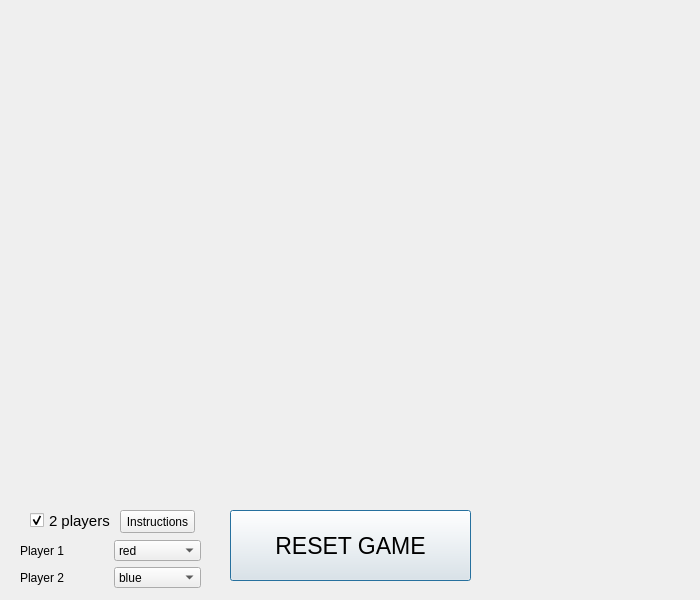
<?xml version="1.0" encoding="UTF-8"?>
<ui version="4.0">
 <class>Dialog</class>
 <widget class="QDialog" name="Dialog">
  <property name="geometry">
   <rect>
    <x>0</x>
    <y>0</y>
    <width>700</width>
    <height>600</height>
   </rect>
  </property>
  <property name="minimumSize">
   <size>
    <width>700</width>
    <height>600</height>
   </size>
  </property>
  <property name="maximumSize">
   <size>
    <width>700</width>
    <height>600</height>
   </size>
  </property>
  <property name="windowTitle">
   <string>Dialog</string>
  </property>
  <widget class="QCheckBox" name="human_ai">
   <property name="geometry">
    <rect>
     <x>30</x>
     <y>500</y>
     <width>101</width>
     <height>41</height>
    </rect>
   </property>
   <property name="font">
    <font>
     <pointsize>11</pointsize>
    </font>
   </property>
   <property name="text">
    <string>2 players</string>
   </property>
   <property name="iconSize">
    <size>
     <width>18</width>
     <height>18</height>
    </size>
   </property>
   <property name="checked">
    <bool>true</bool>
   </property>
  </widget>
  <widget class="QPushButton" name="reset_button">
   <property name="geometry">
    <rect>
     <x>230</x>
     <y>510</y>
     <width>241</width>
     <height>71</height>
    </rect>
   </property>
   <property name="font">
    <font>
     <pointsize>17</pointsize>
    </font>
   </property>
   <property name="text">
    <string>RESET GAME</string>
   </property>
  </widget>
  <widget class="QWidget" name="gridLayoutWidget">
   <property name="geometry">
    <rect>
     <x>10</x>
     <y>20</y>
     <width>681</width>
     <height>471</height>
    </rect>
   </property>
   <layout class="QGridLayout" name="gridLayout"/>
  </widget>
  <widget class="QLabel" name="ai_turn">
   <property name="geometry">
    <rect>
     <x>520</x>
     <y>500</y>
     <width>151</width>
     <height>91</height>
    </rect>
   </property>
   <property name="text">
    <string/>
   </property>
   <property name="pixmap">
    <pixmap>Connect_Four.gif</pixmap>
   </property>
   <property name="scaledContents">
    <bool>true</bool>
   </property>
  </widget>
  <widget class="QPushButton" name="info">
   <property name="geometry">
    <rect>
     <x>120</x>
     <y>510</y>
     <width>75</width>
     <height>23</height>
    </rect>
   </property>
   <property name="text">
    <string>Instructions</string>
   </property>
  </widget>
  <widget class="QWidget" name="">
   <property name="geometry">
    <rect>
     <x>20</x>
     <y>540</y>
     <width>181</width>
     <height>48</height>
    </rect>
   </property>
   <layout class="QGridLayout" name="gridLayout_2">
    <item row="0" column="0">
     <widget class="QLabel" name="p1">
      <property name="text">
       <string>Player 1</string>
      </property>
     </widget>
    </item>
    <item row="0" column="1">
     <widget class="QComboBox" name="p1color">
      <item>
       <property name="text">
        <string>red</string>
       </property>
      </item>
      <item>
       <property name="text">
        <string>black</string>
       </property>
      </item>
      <item>
       <property name="text">
        <string>magenta</string>
       </property>
      </item>
      <item>
       <property name="text">
        <string>green</string>
       </property>
      </item>
     </widget>
    </item>
    <item row="1" column="0">
     <widget class="QLabel" name="p2">
      <property name="text">
       <string>Player 2</string>
      </property>
     </widget>
    </item>
    <item row="1" column="1">
     <widget class="QComboBox" name="p2color">
      <item>
       <property name="text">
        <string>blue</string>
       </property>
      </item>
      <item>
       <property name="text">
        <string>purple</string>
       </property>
      </item>
      <item>
       <property name="text">
        <string>yellow</string>
       </property>
      </item>
      <item>
       <property name="text">
        <string>brown</string>
       </property>
      </item>
     </widget>
    </item>
   </layout>
  </widget>
 </widget>
 <resources/>
 <connections/>
</ui>
